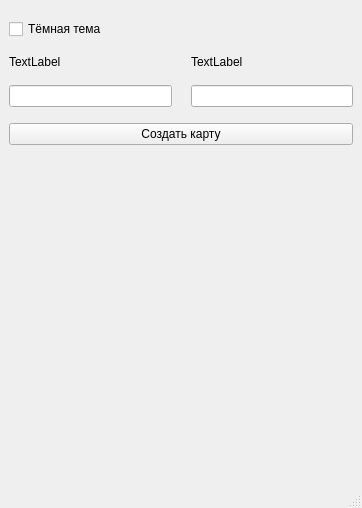
<?xml version="1.0" encoding="UTF-8"?>
<ui version="4.0">
 <class>MainAPI</class>
 <widget class="QMainWindow" name="MainAPI">
  <property name="geometry">
   <rect>
    <x>0</x>
    <y>0</y>
    <width>362</width>
    <height>508</height>
   </rect>
  </property>
  <property name="windowTitle">
   <string>Редактор Карты</string>
  </property>
  <widget class="QWidget" name="centralwidget">
   <layout class="QVBoxLayout" name="verticalLayout" stretch="0,2">
    <property name="spacing">
     <number>9</number>
    </property>
    <property name="leftMargin">
     <number>9</number>
    </property>
    <property name="topMargin">
     <number>10</number>
    </property>
    <property name="bottomMargin">
     <number>10</number>
    </property>
    <item>
     <layout class="QGridLayout" name="gridLayout">
      <property name="topMargin">
       <number>9</number>
      </property>
      <property name="bottomMargin">
       <number>16</number>
      </property>
      <property name="horizontalSpacing">
       <number>19</number>
      </property>
      <property name="verticalSpacing">
       <number>16</number>
      </property>
      <item row="2" column="0">
       <widget class="QLineEdit" name="XY_Line"/>
      </item>
      <item row="1" column="1">
       <widget class="QLabel" name="label_2">
        <property name="text">
         <string>TextLabel</string>
        </property>
        <property name="alignment">
         <set>Qt::AlignBottom|Qt::AlignLeading|Qt::AlignLeft</set>
        </property>
       </widget>
      </item>
      <item row="1" column="0">
       <widget class="QLabel" name="label">
        <property name="text">
         <string>TextLabel</string>
        </property>
        <property name="alignment">
         <set>Qt::AlignBottom|Qt::AlignJustify</set>
        </property>
       </widget>
      </item>
      <item row="4" column="0" colspan="2">
       <widget class="QPushButton" name="SubmitMain">
        <property name="text">
         <string>Создать карту</string>
        </property>
       </widget>
      </item>
      <item row="2" column="1">
       <widget class="QLineEdit" name="scaleLine"/>
      </item>
      <item row="0" column="0">
       <widget class="QCheckBox" name="checkBox">
        <property name="text">
         <string>Тёмная тема</string>
        </property>
       </widget>
      </item>
     </layout>
    </item>
    <item>
     <widget class="QLabel" name="map">
      <property name="text">
       <string/>
      </property>
      <property name="alignment">
       <set>Qt::AlignCenter</set>
      </property>
     </widget>
    </item>
   </layout>
  </widget>
  <widget class="QStatusBar" name="StatusApp"/>
 </widget>
 <resources/>
 <connections/>
</ui>
